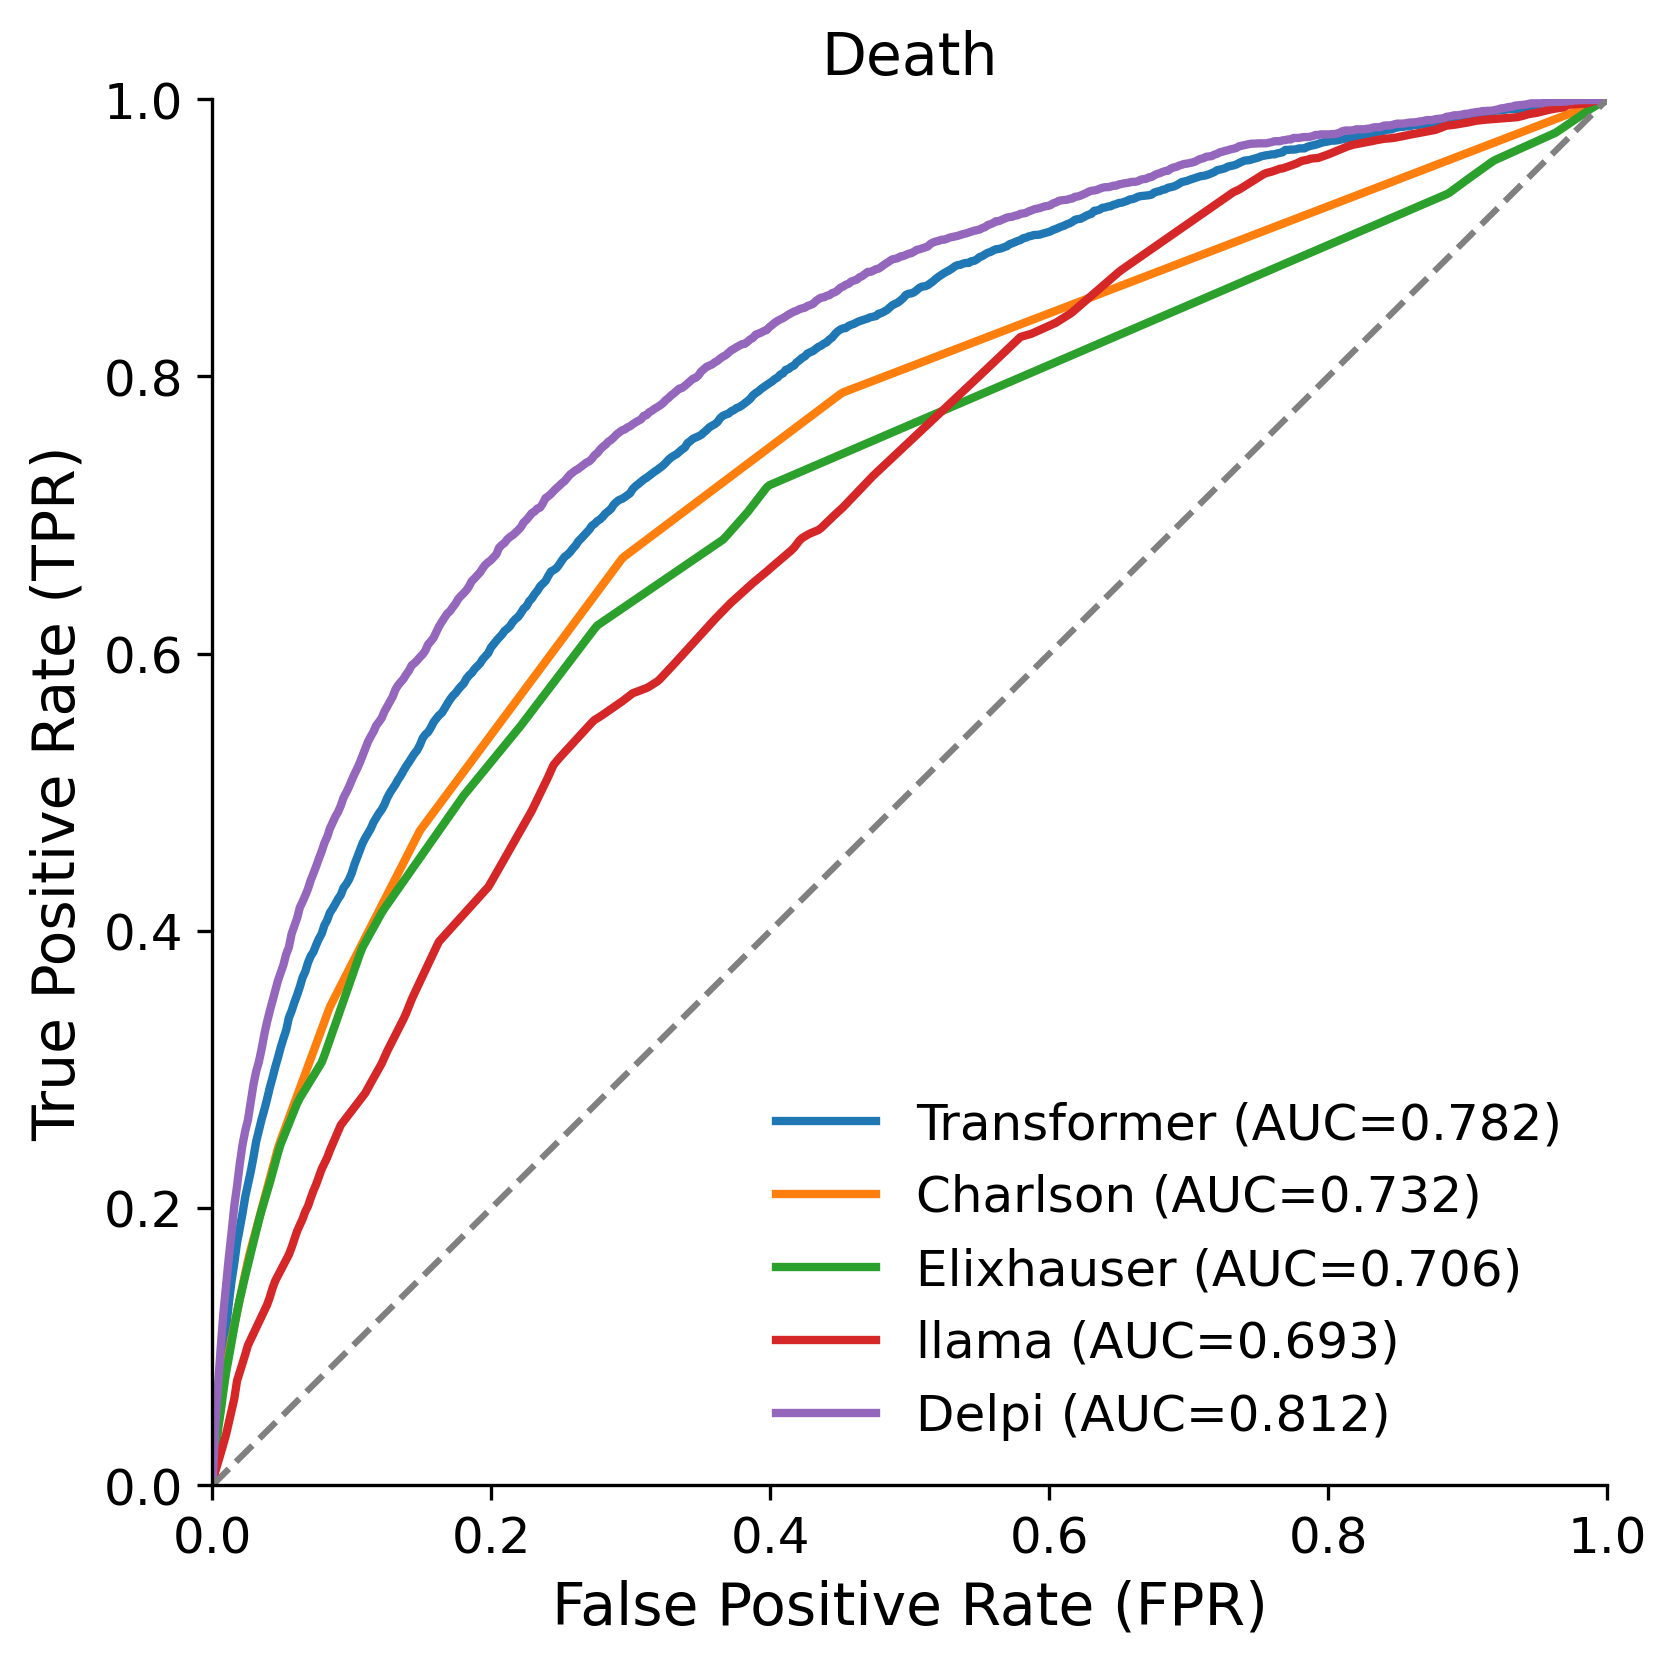

This figure's Python source:
import pandas as pd
import numpy as np
import matplotlib.pyplot as plt
from sklearn import metrics

# 设置数据路径并加载数据
path = "./data/dataset.csv"
df = pd.read_csv(path)

# 第一列为 FPR，接下来的五列为对应模型的 TPR
fpr_col = df.columns[0]
tpr_cols = df.columns[1:6].tolist()

# 绘图
plt.figure(figsize=(6, 6))

# 设置全局字体
plt.rcParams.update({
    "font.size": 14,          # 全局字体大小
    "axes.titlesize": 14,     # 标题字体大小
    "axes.labelsize": 14,     # 坐标轴标签字体大小
    "xtick.labelsize": 12,    # X 轴刻度字体大小
    "ytick.labelsize": 12,    # Y 轴刻度字体大小
    "legend.fontsize": 12     # 图例字体大小
})

for col in tpr_cols:
    fpr = df[fpr_col].values
    tpr = df[col].values
    mask = np.isfinite(fpr) & np.isfinite(tpr)
    fpr_clean = fpr[mask]
    tpr_clean = tpr[mask]
    sort_idx = np.argsort(fpr_clean)
    fpr_sorted = fpr_clean[sort_idx]
    tpr_sorted = tpr_clean[sort_idx]
    auc_val = metrics.auc(fpr_sorted, tpr_sorted)
    plt.plot(fpr_sorted, tpr_sorted, label=f"{col} (AUC={auc_val:.3f})", linewidth=2)

# 0.5 基线
plt.plot([0,1], [0,1], linestyle='--', color='gray')

plt.xlabel("False Positive Rate (FPR)")
plt.ylabel("True Positive Rate (TPR)")
plt.title("Death")
plt.legend(loc="lower right", frameon=False) 
plt.xlim(0,1)
plt.ylim(0,1)

# 去掉网格
plt.grid(False)

# 去掉图框的上边框和右边框
plt.gca().spines['top'].set_visible(False)
plt.gca().spines['right'].set_visible(False)

# 保存
out_path = "./图2.png"
plt.savefig(out_path, dpi=300, bbox_inches="tight")
plt.show()
